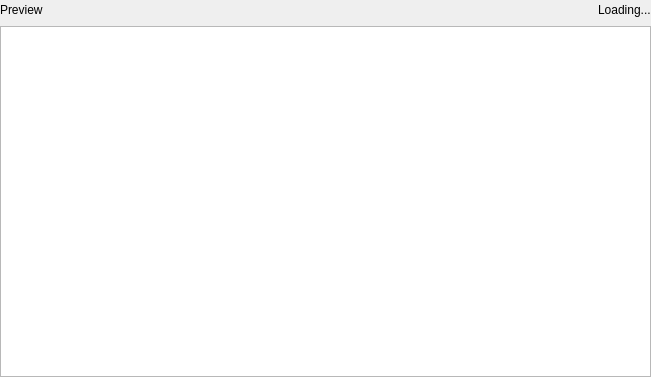
<?xml version="1.0" encoding="UTF-8"?>
<ui version="4.0">
 <class>SmartPlaylistSearchPreview</class>
 <widget class="QWidget" name="SmartPlaylistSearchPreview">
  <property name="geometry">
   <rect>
    <x>0</x>
    <y>0</y>
    <width>651</width>
    <height>377</height>
   </rect>
  </property>
  <property name="windowTitle">
   <string>Form</string>
  </property>
  <layout class="QVBoxLayout" name="verticalLayout">
   <property name="margin">
    <number>0</number>
   </property>
   <item>
    <layout class="QHBoxLayout" name="horizontalLayout_2">
     <item>
      <widget class="QLabel" name="preview_label">
       <property name="text">
        <string>Preview</string>
       </property>
      </widget>
     </item>
     <item>
      <spacer name="horizontalSpacer">
       <property name="orientation">
        <enum>Qt::Horizontal</enum>
       </property>
       <property name="sizeHint" stdset="0">
        <size>
         <width>40</width>
         <height>20</height>
        </size>
       </property>
      </spacer>
     </item>
     <item>
      <widget class="QLabel" name="count_label"/>
     </item>
     <item>
      <widget class="QWidget" name="busy_container" native="true">
       <layout class="QHBoxLayout" name="horizontalLayout">
        <property name="margin">
         <number>0</number>
        </property>
        <item>
         <widget class="BusyIndicator" name="widget" native="true"/>
        </item>
        <item>
         <widget class="QLabel" name="label_2">
          <property name="text">
           <string>Loading...</string>
          </property>
         </widget>
        </item>
       </layout>
      </widget>
     </item>
    </layout>
   </item>
   <item>
    <widget class="PlaylistView" name="tree">
     <property name="rootIsDecorated">
      <bool>false</bool>
     </property>
     <property name="itemsExpandable">
      <bool>false</bool>
     </property>
     <property name="allColumnsShowFocus">
      <bool>true</bool>
     </property>
    </widget>
   </item>
  </layout>
 </widget>
 <customwidgets>
  <customwidget>
   <class>BusyIndicator</class>
   <extends>QWidget</extends>
   <header>widgets/busyindicator.h</header>
   <container>1</container>
  </customwidget>
  <customwidget>
   <class>PlaylistView</class>
   <extends>QTreeView</extends>
   <header>playlist/playlistview.h</header>
  </customwidget>
 </customwidgets>
 <resources/>
 <connections/>
</ui>
